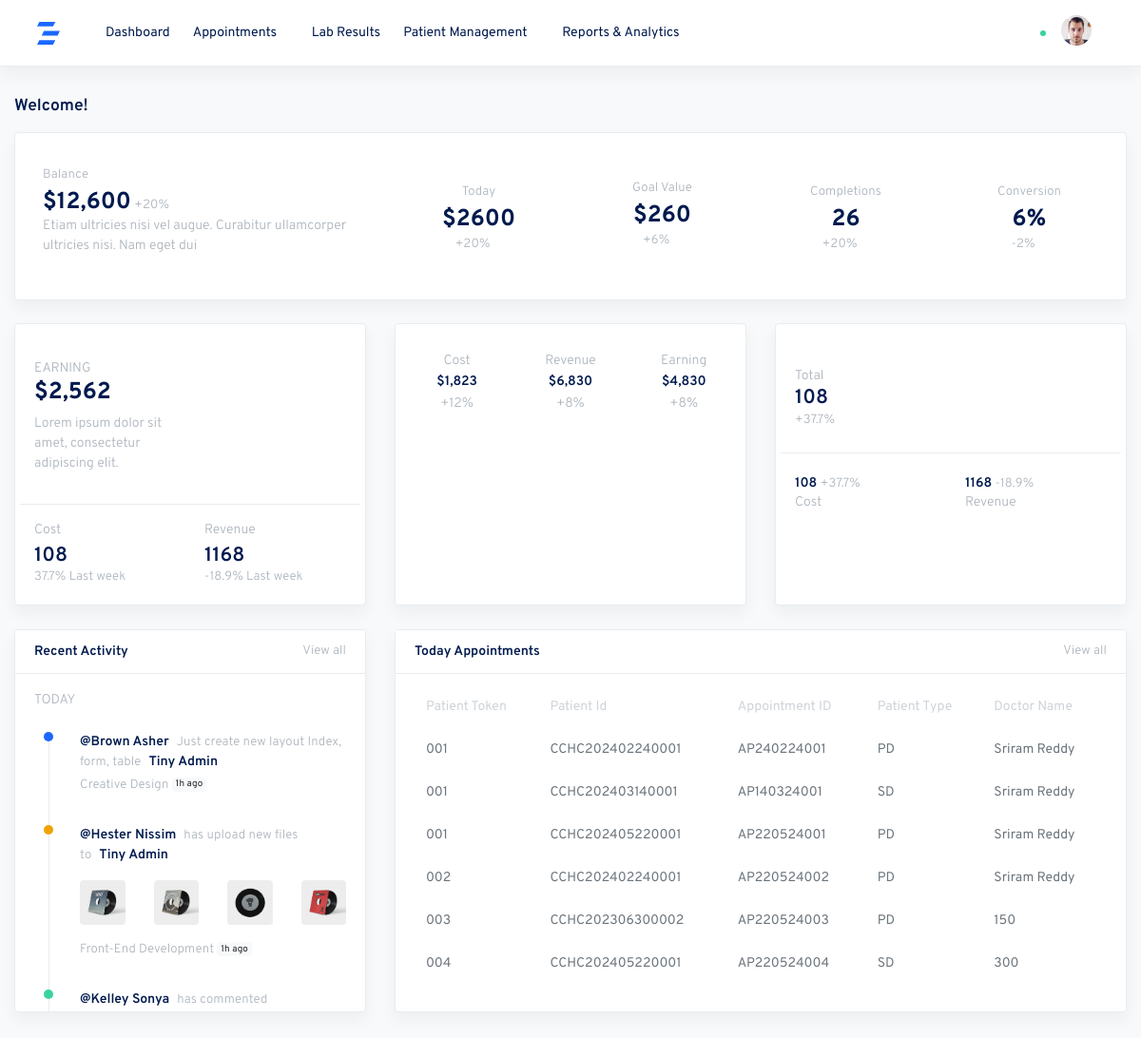
The page /junior_doctor/juniorDoctor_dashboard on the database as committed earlier.
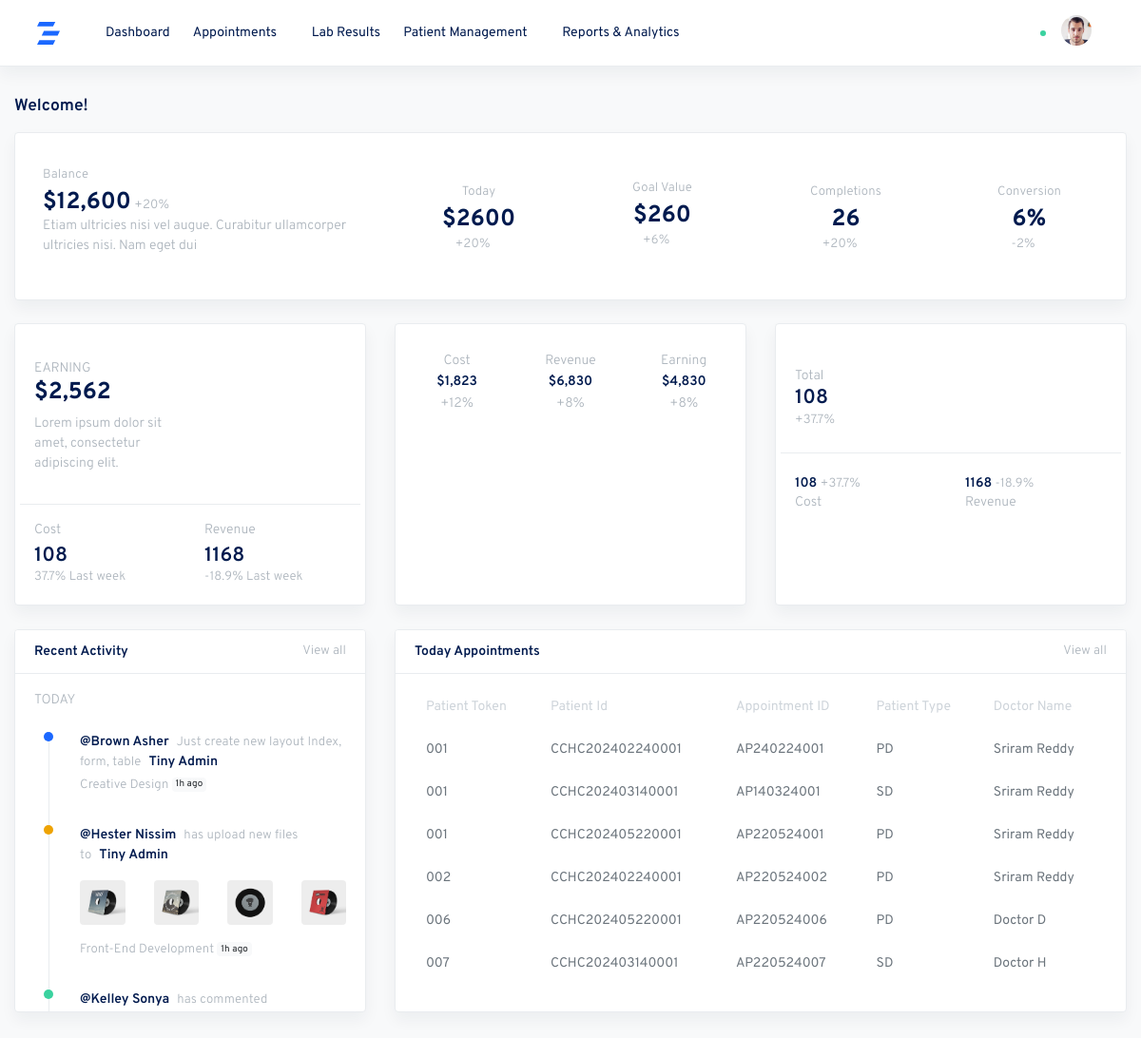
The same page on the database as committed later.
### patient/models.py (models this page shows, shortened)
class Visit(models.Model):
    appointment_id = models.CharField(max_length=12, unique=True,primary_key=True)
    patient_id = models.ForeignKey('PatientPrimaryData', on_delete=models.CASCADE)
    visit_date = models.DateField()
    doctor_name = models.CharField(max_length=50)
    patient_type = models.CharField(max_length=20)
    doctor_fee = models.DecimalField(max_digits=10, decimal_places=2)
    gst = models.DecimalField(max_digits=10, decimal_places=2)
    discount = models.DecimalField(max_digits=10, decimal_places=2)
    subtotal = models.DecimalField(max_digits=10, decimal_places=2)
    total_amount = models.DecimalField(max_digits=10, decimal_places=2)
    today_date = models.DateField(auto_now_add=True)
    patient_token = models.CharField(max_length=6)

class PatientPrimaryData(models.Model):
    patient_id = models.CharField(max_length=16, unique=True)
    patient_name = models.CharField(max_length=100)
    patient_age = models.PositiveIntegerField()
    patient_dob = models.DateField()
    patient_gender = models.CharField(max_length=10)
    mobile_number = models.CharField(max_length=17)
    guardian_name = models.CharField(max_length=100)
    relationship = models.CharField(max_length=100)
    registration_date = models.DateField(default=timezone.now)
    state = models.CharField(max_length=100)
    district = models.CharField(max_length=100)
    address=models.TextField(max_length=250, default='')
    def __str__(self):
        return self.patient_id

### junior_doctor/views.py (the view)
# urls.py: path('juniorDoctor_dashboard',views.juniorDoctor_dashboard,name='juniorDoctor_dashboard'),
def juniorDoctor_dashboard(request):
    patient=Visit.objects.all()[:6]
    context={
        'patient':patient,
    }
    return render(request,'juniorDoctor_dashboard.html',context)

### templates/juniorDoctor_dashboard.html (shortened to what the changed rows need)
{% extends 'juniorDoctor_base.html' %} {% load static %} {% block body %}
<div class="container-fluid">
  <div class="row justify-content-center">
    <div class="col-12">
      <div class="row align-items-center mb-2">
        <div class="col">
          <h2 class="h5 page-title">Welcome!</h2>
        </div>
      </div>
      <div class="row">
        <div class="col-md-12 col-lg-8">
          <div class="card shadow">
            <div class="card-body my-n2">
              <table class="table table-striped table-hover table-borderless">
                <thead>
                  <tr>
                    <th>Patient Token</th>
                    <th>Patient Id</th>
                    <th>Appointment ID</th>
                    <th>Patient Type</th>
                    <th>Doctor Name</th>
                  </tr>
                </thead>
                <tbody>
                  {% for x in patient %}
                  <tr>
                    <td>{{ x.patient_token }}</td>
                    <td>{{ x.patient_id }}</td>
                    <td>{{ x.appointment_id }}</td>
                    <td>{{ x.patient_type }}</td>
                    <td>{{ x.doctor_name }}</td>
                  </tr>
                  {% endfor %}
                </tbody>
              </table>
            </div>
          </div>
        </div>
      </div>
    </div>
  </div>
</div>
{% endblock %}

Rows that differ between the two databases and show on the page:
removed Visit: patient_token "003", patient_id "CCHC202306300002", appointment_id "AP220524003", patient_type "PD", doctor_name "150"
removed Visit: patient_token "004", patient_id "CCHC202405220001", appointment_id "AP220524004", patient_type "SD", doctor_name "300"
now on this page (row unchanged): Visit: patient_token "006", patient_id "CCHC202405220001", appointment_id "AP220524006", patient_type "PD", doctor_name "Doctor D"
now on this page (row unchanged): Visit: patient_token "007", patient_id "CCHC202403140001", appointment_id "AP220524007", patient_type "SD", doctor_name "Doctor H"
